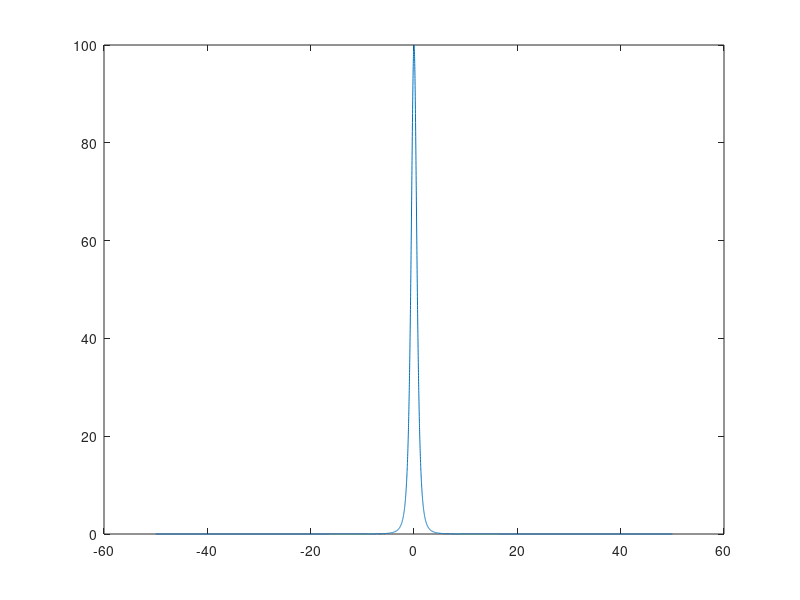

Here is the MATLAB script that generated this plot: (Note: this script raises an error after producing the figure.)
x = -50:0.01:50;

y = 100./(1+x.^2).^2;
plot(x,y)

%%
ids = getClusterIds(allPredVectors, clusteringModel);
y = zeros(1,10);
for id = 1:10
    y(id) = sum(ids == id);
end
figure
bar(1:10, y)